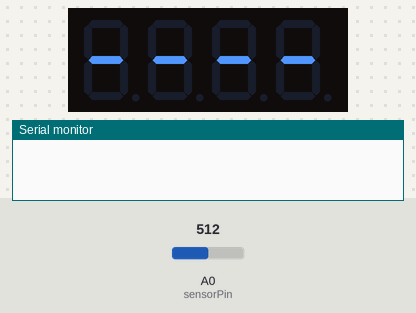
Recording of a sketch running on a simulated Arduino Uno, built with avr-gcc and run on an emulated ATmega328P. On the bench: 4-digit seven-segment display, the last lines printed to the serial monitor. Inputs (shaded band) come from the test bench; at power-on: A0 (sensorPin) = 512.

Above: at 0.2 s.
At 37.39 s:
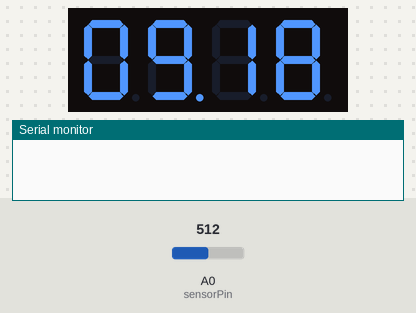
At 40.14 s:
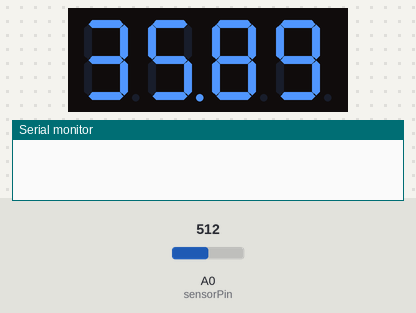
At 43.05 s:
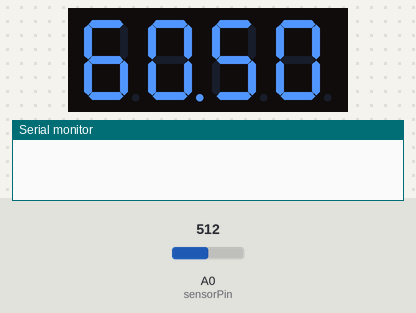
At 48.71 s:
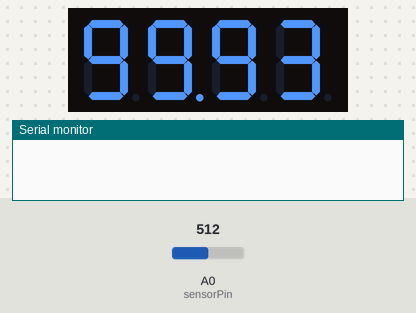
At 107.73 s:
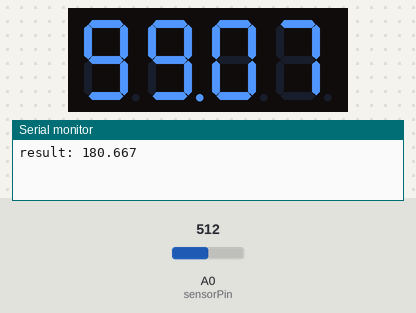

Measured:
- what the display in image 0 shows lasts 36.7 s, from 0.1 s to 36.8 s

The sketch:

GeigerCounter.ino
```cpp
#include "SevSeg.h"
SevSeg sevseg; //Initiate a seven segment controller object
const int sensorPin= 0;
const int mins = 1;
const float ipsmsvs=0.0057;
float result = 0;
float preresult = 0;
int cpm = 0;
int val = 0;
unsigned long previousMillis = millis();
const long interval = 60000*mins;

void setup() {
Serial.begin(9600);
digitalWrite(14, HIGH);
byte numDigits = 4;
byte digitPins[] = {9, 10, 11, 12};
byte segmentPins[] = {2, 3, 13, 5, 6, 7, 8, 4};
bool resistorsOnSegments = false;
bool updateWithDelays = false;
bool leadingZeros = true;
bool disableDecPoint = false;

sevseg.begin(COMMON_CATHODE, numDigits, digitPins, segmentPins, resistorsOnSegments, updateWithDelays, leadingZeros, disableDecPoint);
sevseg.setBrightness(90);
}

void loop() {
  int val = analogRead(sensorPin);
  unsigned long currentMillis = millis();
  if(val < 3989){
  cpm++;
  if (currentMillis - previousMillis >= interval) {
     result = (cpm*ipsmsvs/((currentMillis - previousMillis)/60))*1000;
     char string[15] = "";
     char dstr[7] = "";
     dtostrf(result, 3, 3, dstr);
     sprintf(string, "result: %s", dstr);
     Serial.println(string);
     preresult = result;
     cpm = 0;
     previousMillis = currentMillis;
  }
  else {
     result = preresult;
  }
  if(cpm % 200 == 0 && cpm != 0){
     preresult = (cpm*ipsmsvs/((currentMillis - previousMillis)/60))*1000;
  }

}

if(result >= 9){
  sevseg.setNumber(result, 1);
}
if(result >= 0.9){
  sevseg.setNumber(result, 2);
}
else{
if(result >= 0.09){
  sevseg.setNumber(result, 3);
}
else{
  sevseg.setNumber(result, 4);
}
}
sevseg.refreshDisplay();
}
```
